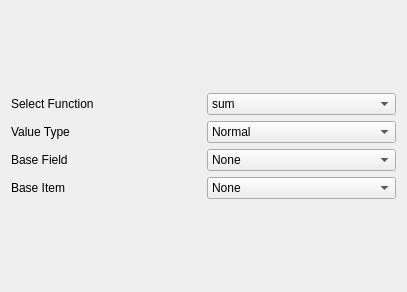
<?xml version="1.0" encoding="UTF-8"?>
<ui version="4.0">
 <class>PivotOptions</class>
 <widget class="QWidget" name="PivotOptions">
  <property name="geometry">
   <rect>
    <x>0</x>
    <y>0</y>
    <width>407</width>
    <height>292</height>
   </rect>
  </property>
  <property name="windowTitle">
   <string>PivotOptions</string>
  </property>
  <layout class="QGridLayout" name="gridLayout">
   <item row="0" column="0">
    <layout class="QVBoxLayout" name="verticalLayout_2">
     <item>
      <widget class="QLabel" name="label">
       <property name="text">
        <string>Select Function</string>
       </property>
      </widget>
     </item>
     <item>
      <widget class="QLabel" name="label_2">
       <property name="text">
        <string>Value Type</string>
       </property>
      </widget>
     </item>
     <item>
      <widget class="QLabel" name="label_3">
       <property name="text">
        <string>Base Field</string>
       </property>
      </widget>
     </item>
     <item>
      <widget class="QLabel" name="label_4">
       <property name="text">
        <string>Base Item</string>
       </property>
      </widget>
     </item>
    </layout>
   </item>
   <item row="0" column="1">
    <layout class="QVBoxLayout" name="verticalLayout">
     <item>
      <widget class="QComboBox" name="SelectFunction">
       <item>
        <property name="text">
         <string>sum</string>
        </property>
       </item>
       <item>
        <property name="text">
         <string>average</string>
        </property>
       </item>
       <item>
        <property name="text">
         <string>count</string>
        </property>
       </item>
       <item>
        <property name="text">
         <string>max</string>
        </property>
       </item>
       <item>
        <property name="text">
         <string>min</string>
        </property>
       </item>
      </widget>
     </item>
     <item>
      <widget class="QComboBox" name="ValueType">
       <item>
        <property name="text">
         <string>Normal</string>
        </property>
       </item>
       <item>
        <property name="text">
         <string/>
        </property>
       </item>
      </widget>
     </item>
     <item>
      <widget class="QComboBox" name="BaseField">
       <item>
        <property name="text">
         <string>None</string>
        </property>
       </item>
      </widget>
     </item>
     <item>
      <widget class="QComboBox" name="BaseItem">
       <item>
        <property name="text">
         <string>None</string>
        </property>
       </item>
      </widget>
     </item>
    </layout>
   </item>
  </layout>
 </widget>
 <layoutdefault spacing="6" margin="11"/>
 <resources/>
 <connections>
  <connection>
   <sender>ValueType</sender>
   <signal>activated(QString)</signal>
   <receiver>PivotOptions</receiver>
   <slot>show()</slot>
   <hints>
    <hint type="sourcelabel">
     <x>367</x>
     <y>166</y>
    </hint>
    <hint type="destinationlabel">
     <x>385</x>
     <y>173</y>
    </hint>
   </hints>
  </connection>
 </connections>
</ui>
